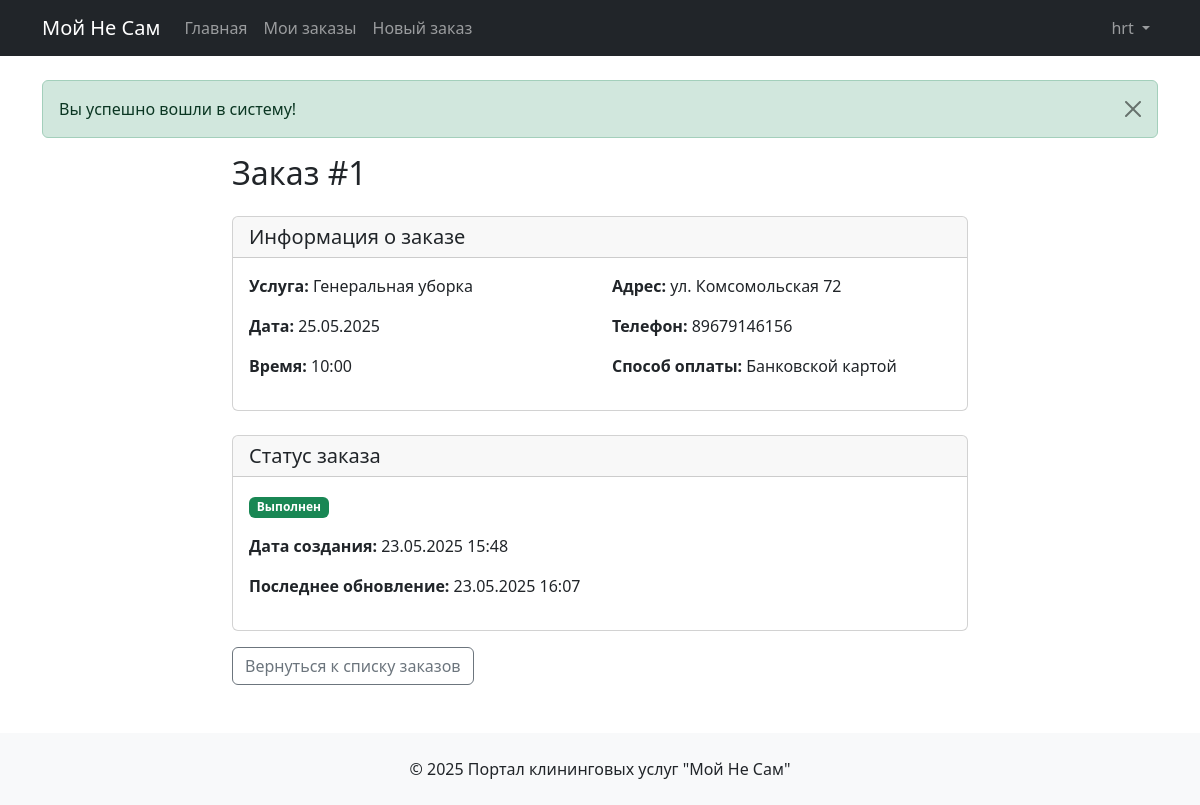
The page /view_order.php?id=1 (signed in) on the database its author committed.
### tables this page shows
CREATE TABLE `orders` (
  `id` int NOT NULL,
  `user_id` int NOT NULL,
  `service_id` int NOT NULL,
  `address` text NOT NULL,
  `contact_phone` varchar(20) NOT NULL,
  `desired_date` date NOT NULL,
  `desired_time` time NOT NULL,
  `payment_type` enum('cash','card') NOT NULL,
  `status` enum('new','confirmed','completed','cancelled') DEFAULT 'new',
  `cancellation_reason` text,
  `created_at` timestamp NULL DEFAULT CURRENT_TIMESTAMP,
  `updated_at` timestamp NULL DEFAULT CURRENT_TIMESTAMP ON UPDATE CURRENT_TIMESTAMP
);

CREATE TABLE `services` (
  `id` int NOT NULL,
  `name` varchar(100) NOT NULL,
  `description` text,
  `price` decimal(10,2) NOT NULL,
  `duration` int NOT NULL COMMENT 'Duration in minutes'
);

### includes/functions.php (called while the page is built, shortened)
<?php
function getUserOrders($userId) {
    global $pdo;
    $stmt = $pdo->prepare("
        SELECT o.*, s.name as service_name, s.price
        FROM orders o
        JOIN services s ON o.service_id = s.id
        WHERE o.user_id = ?
        ORDER BY o.created_at DESC
    ");
    $stmt->execute([$userId]);
    return $stmt->fetchAll();
}
function getStatusText($status) {
    switch ($status) {
        case 'completed':
            return 'Выполнен';
    }
}
?>

### view_order.php (the view, shortened to what this page needs)
<?php
$orderId = (int)$_GET['id'];
$orders = getUserOrders($_SESSION['user_id']);
$order = null;
foreach ($orders as $o) {
    if ($o['id'] == $orderId) {
        $order = $o;
        break;
    }
}
include 'templates/header.php';
?>
<div class="row justify-content-center">
    <div class="col-md-8">
        <h2 class="mb-4">Заказ #<?= $order['id'] ?></h2>
        <div class="card mb-4">
            <div class="card-header">
                <h5 class="card-title mb-0">Информация о заказе</h5>
            </div>
            <div class="card-body">
                <div class="row">
                    <div class="col-md-6">
                        <p><strong>Услуга:</strong> <?= htmlspecialchars($order['service_name']) ?></p>
                        <p><strong>Дата:</strong> <?= date('d.m.Y', strtotime($order['desired_date'])) ?></p>
                        <p><strong>Время:</strong> <?= date('H:i', strtotime($order['desired_time'])) ?></p>
                    </div>
                    <div class="col-md-6">
                        <p><strong>Адрес:</strong> <?= htmlspecialchars($order['address']) ?></p>
                        <p><strong>Телефон:</strong> <?= htmlspecialchars($order['contact_phone']) ?></p>
                        <p><strong>Способ оплаты:</strong> <?= $order['payment_type'] === 'cash' ? 'Наличными' : 'Банковской картой' ?></p>
                    </div>
                </div>
            </div>
        </div>
        <div class="card">
            <div class="card-header">
                <h5 class="card-title mb-0">Статус заказа</h5>
            </div>
            <div class="card-body">
                <?php
                $statusClass = '';
                switch ($order['status']) {
                    case 'completed':
                        $statusClass = 'bg-success';
                        break;
                }
                ?>
                <p>
                    <span class="badge <?= $statusClass ?>"><?= getStatusText($order['status']) ?></span>
                </p>
                <p><strong>Дата создания:</strong> <?= date('d.m.Y H:i', strtotime($order['created_at'])) ?></p>
                <?php if ($order['created_at'] != $order['updated_at']): ?>
                <p><strong>Последнее обновление:</strong> <?= date('d.m.Y H:i', strtotime($order['updated_at'])) ?></p>
                <?php endif; ?>
            </div>
        </div>
        <div class="mt-3">
            <a href="orders.php" class="btn btn-outline-secondary">Вернуться к списку заказов</a>
        </div>
    </div>
</div>
<?php
include 'templates/footer.php';
?>

### rows shown on the page
orders: id "1", service.name "Генеральная уборка", desired_date "25.05.2025", desired_time "10:00", address "ул. Комсомольская 72", contact_phone "89679146156", status "Выполнен", created_at "23.05.2025 15:48", updated_at "23.05.2025 16:07"

### other values the page prints
$_SESSION['user_login'] "hrt"
$_SESSION['alert']['message'] "Вы успешно вошли в систему!"
